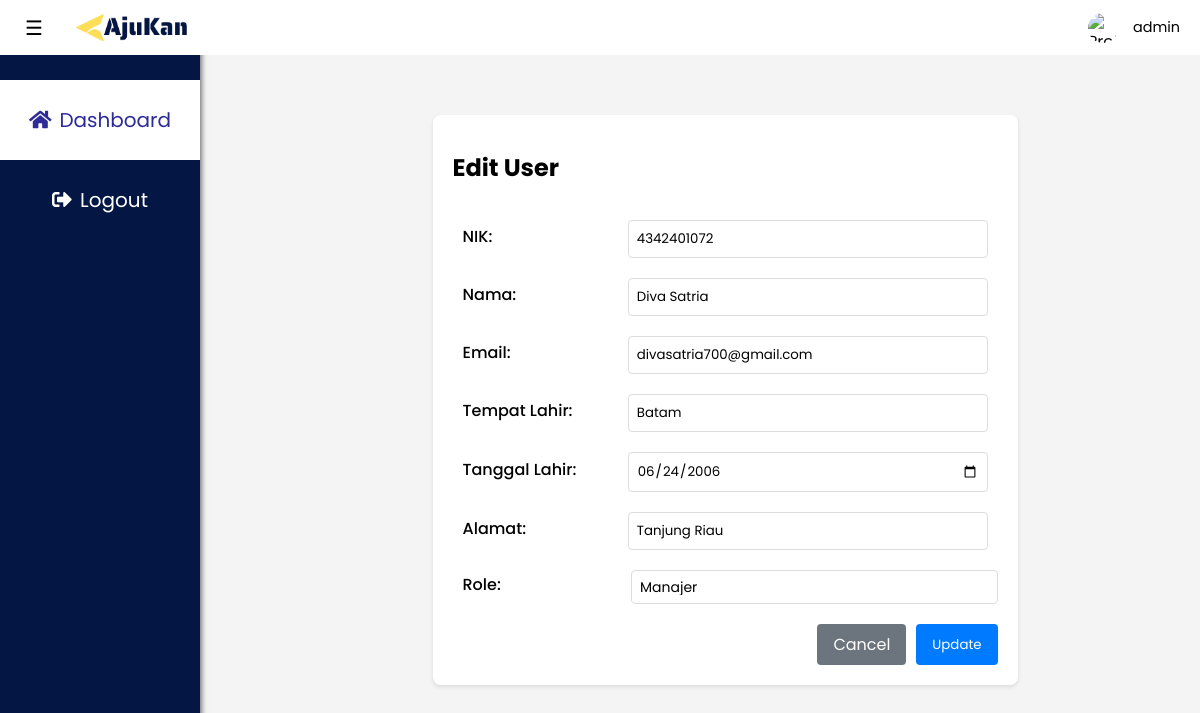
/views/dashboard/admin/edit_user.php?id=3 (signed in), run on the app's committed database.
### tables this page shows
CREATE TABLE `user` (
  `user_id` int(11) NOT NULL,
  `nik` varchar(20) NOT NULL,
  `nama` varchar(255) NOT NULL,
  `email` varchar(255) NOT NULL,
  `tempat_lahir` varchar(255) NOT NULL,
  `tanggal_lahir` date NOT NULL,
  `alamat` text NOT NULL,
  `password` varchar(255) NOT NULL,
  `role` enum('karyawan','manajer') NOT NULL,
  `admin_id` int(11) DEFAULT NULL,
  `foto_profil` varchar(255) DEFAULT NULL
);

### views/dashboard/admin/edit_user.php (the view, shortened to what this page needs)
<?php
$host = "localhost";
$username = "root";
$password = "";
$database = "db_ajukan";
$koneksi = mysqli_connect($host, $username, $password, $database);
$user_id = isset($_GET['id']) ? $_GET['id'] : '';
$query = "SELECT * FROM user WHERE user_id = '$user_id'";
$result = mysqli_query($koneksi, $query);
$user = mysqli_fetch_assoc($result);
?>
<!DOCTYPE html>
<html lang="en">
<head>
    <link rel="stylesheet" href="/assets/css/style.css">
    <link rel="stylesheet" href="https://cdnjs.cloudflare.com/ajax/libs/font-awesome/5.15.3/css/all.min.css">
</head>
<body>
    <nav class="navbar">
        <img class="logo" src="/assets/images/Logo_Ajukan.png" alt="Ajukan" style="width: fit-content;">
        <div class="profile">
            <img class="profile-image" src="https://web.rupa.ai/wp-content/uploads/2023/08/aruna3619_Elegant_black_and_white_profesional_photo_of_a_young__46c0ef4a-ba0a-4e23-af98-c824d9b7127d.png" alt="Profile Image">
            <p class="profile-name"><?php echo $_SESSION['session_nama']; ?></p>
        </div>
    </nav>
    <label for="toggle" class="side-toggle">&#9776;</label>
    <div class="sidebar">
        <div class="sidebar-menu">
            <a href="/views/dashboard/admin/dashboard_admin.php" class="switch-button active">
                <span class="fas fa-home"></span>
                <span class="label"> Dashboard</span>
            </a>
        </div>
        <div class="sidebar-menu">
            <a href="/views/auth/logout.php" class="switch-button">
                <span class="fas fa-sign-out-alt"></span>
                <span class="label"> Logout</span>
            </a>
        </div>
    </div>
    <div class="main-content">
        <div class="form-container">
            <h2>Edit User</h2>
            <form method="POST">
                <div class="form-group">
                    <label>NIK:</label>
                    <input type="text" name="nik" value="<?php echo htmlspecialchars($user['nik']); ?>" required>
                </div>
                <div class="form-group">
                    <label>Nama:</label>
                    <input type="text" name="nama" value="<?php echo htmlspecialchars($user['nama']); ?>" required>
                </div>
                <div class="form-group">
                    <label>Email:</label>
                    <input type="email" name="email" value="<?php echo htmlspecialchars($user['email']); ?>" required>
                </div>
                <div class="form-group">
                    <label>Tempat Lahir:</label>
                    <input type="text" name="tempat_lahir" value="<?php echo htmlspecialchars($user['tempat_lahir']); ?>" required>
                </div>
                <div class="form-group">
                    <label>Tanggal Lahir:</label>
                    <input type="date" name="tanggal_lahir" value="<?php echo htmlspecialchars($user['tanggal_lahir']); ?>" required>
                </div>
                <div class="form-group">
                    <label>Alamat:</label>
                    <input type="text" name="alamat" value="<?php echo htmlspecialchars($user['alamat']); ?>" required>
                </div>
                <div class="form-group">
                    <label>Role:</label>
                    <select name="role" required>
                        <option value="manajer" <?php echo ($user['role'] == 'manajer') ? 'selected' : ''; ?>>Manajer</option>
                    </select>
                </div>
                <div class="button-group">
                    <a href="dashboard_admin.php" class="btn-cancel">Cancel</a>
                    <button type="submit" class="btn-submit">Update</button>
                </div>
            </form>
        </div>
    </div>
</body>
</html>

### assets/css/style.css (style rules this page uses)
* { margin: 0; padding: 0; box-sizing: border-box; outline: none; font-family: "poppins", sans-serif; }
body { background-color: #f4f4f4; }
h2 { font: 18px; padding: 15px 0; }
.navbar { display: flex; position: fixed; justify-content: space-between; align-items: center; width: 100%; height: 55px; top: 0; left: 0; background-color: #fff; z-index: 2; padding-left: 4.5em; margin: 0 auto; }
.navbar img { width: 30px; height: 30px; object-fit: fill; margin-right: 10px; }
.profile { display: flex; align-items: center; gap: 5px; flex-wrap: wrap; padding-right: 20px; }
.profile-name { font-size: 0.9rem; word-break: break-word; flex: 1; }
.profile-image { width: 30px; height: 30px; object-fit: cover; border-radius: 50%; }
.navbar .profile { margin-left: auto; }
.profile-name { font-size: 0.9rem; word-break: break-word; }
.side-toggle { position: fixed; z-index: 2; top: 13px; left: 25px; float: right; font-size: 20px; cursor: pointer; }
.sidebar { position: fixed; height: 100%; width: 200px; left: 0; top: 0; padding: 80px 0 20px 0; color: #fff; background-color: #041643; box-shadow: 2px 0 5px rgba(0, 0, 0, 0.5); transition: all 0.2s ease-in-out; }
.sidebar-menu { display: flex; align-items: center; width: auto; cursor: pointer; transition: all 0.2s ease-in-out; }
.switch-button { display: flex; width: 200px; height: 80px; font-size: 20px; cursor: pointer; color: #ffffff; align-items: center; transition: all 0.2s ease-in-out; justify-content: center; text-decoration: none; gap: 8px; }
.switch-button.active { background-color: white; color: #2d2b98; }
.form-container { background-color: #fff; padding: 20px; border-radius: 8px; box-shadow: 0 2px 10px rgba(0, 0, 0, 0.1); }
.form-group { margin: 20px 0; margin-bottom: 15px; display: flex; align-items: center; margin-left: 10px; cursor: pointer; }
.form-group label { width: 250px; }
.form-group input { width: 85%; padding: 8px; box-sizing: border-box; border: 1px solid #ccc; border-radius: 4px; margin-right: 10px; display: inline-block; }
select { width: 85%; padding: 10px; font-size: 14px; border: 1px solid #ccc; border-radius: 5px; background-color: #fff; outline: none; appearance: none; resize: vertical; }
a { text-decoration: none; }
.main-content { display: flex; align-items: center; justify-content: center; min-height: 80vh; padding: 20px; margin-left: 100px; box-sizing: border-box; }
input { border: none; outline: none; }

### views/dashboard/admin/edit_user.php (style rules this page uses)
.main-content { margin-left: 250px; padding: 20px; display: flex; justify-content: center; align-items: center; height: 100vh; flex-direction: column; }
.form-container { background: white; padding: 20px; border-radius: 8px; box-shadow: 0 2px 4px rgba(0,0,0,0.1); max-width: 800px; margin: 20px auto; }
.form-group { margin-bottom: 15px; }
.form-group label { display: block; margin-bottom: 5px; font-weight: 500; }
.form-group input, .form-group select { width: 100%; padding: 8px; border: 1px solid #ddd; border-radius: 4px; }
.button-group { margin-top: 20px; display: flex; gap: 10px; justify-content: flex-end; }
.btn-submit { background: #007bff; color: white; padding: 8px 16px; border: none; border-radius: 4px; cursor: pointer; }
.btn-cancel { background: #6c757d; color: white; padding: 8px 16px; border: none; border-radius: 4px; text-decoration: none; }

### data on the page
user: nik "4342401072", nama "Diva Satria", email "divasatria700@gmail.com", tempat_lahir "Batam", tanggal_lahir "06/24/2006", alamat "Tanjung Riau", role "Manajer"

### other printed values
$_SESSION['session_nama'] "admin"
